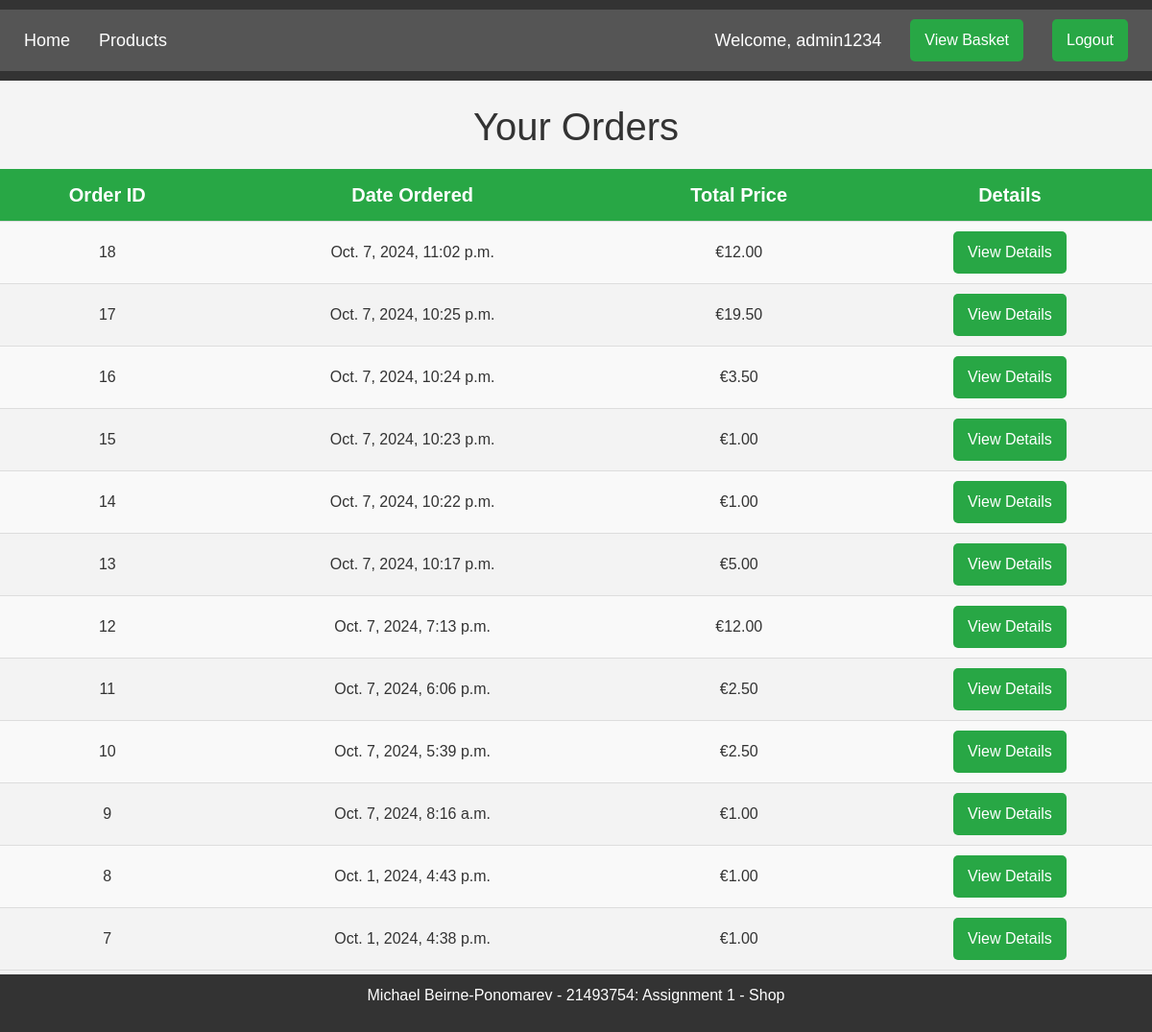
/orders/ (signed in), run on the app's committed database.
### mikeshop/models.py (models this page shows)
class User(AbstractUser):
    pass

class Order(models.Model):
    id = models.AutoField(primary_key=True)
    date_ordered = models.DateTimeField(auto_now_add=True)
    basket_id = models.ForeignKey(Basket, on_delete=models.CASCADE)
    user_id = models.ForeignKey(User, on_delete=models.CASCADE)
    total_price = models.DecimalField(max_digits=6, decimal_places=2, default=0.0)

### mikeshop/views.py (the view)
# urls.py: path('orders/', views.view_orders, name='view_orders'),
@login_required
def view_orders(request):
    orders = Order.objects.filter(user_id=request.user).order_by('-date_ordered')
    return render(request, 'view_orders.html', {'orders': orders})

### mikeshop/templates/view_orders.html (shortened to what this page needs)
{% extends 'base.html' %}
{% block content %}
<br>
<div class="center">
<h1>Your Orders</h1>
</div>
{% if orders %}
    <table>
        <tr>
            <th>Order ID</th>
            <th>Date Ordered</th>
            <th>Total Price</th>
            <th>Details</th>
        </tr>
        {% for order in orders %}
        <tr>
            <td>{{ order.id }}</td>
            <td>{{ order.date_ordered }}</td>
            <td>€{{ order.total_price }}</td>
            <td><a href="{% url 'order_confirmation' order.id %}" class="btn btn-primary">View Details</a></td>
        </tr>
        {% endfor %}
    </table>
{% else %}
    <p>You have no completed orders.</p>
{% endif %}
<div class="center">
<a href="{% url 'products' %}" class="btn btn-primary">Continue Shopping</a>
</div>
{% endblock %}

### mikeshop/templates/base.html (shortened to what this page needs)
<!DOCTYPE html>
<html lang="en">
<head>
    <link href="https://cdn.jsdelivr.net/npm/bootstrap@5.1.3/dist/css/bootstrap.min.css" rel="stylesheet">
    {% load static %}
    <link rel="stylesheet" type="text/css" href="{% static 'css/styling.css' %}">
</head>
<body>
    <header>
        <nav>
            <div class="nav-left">
                <a href="{% url 'index' %}">Home</a>
                <a href="{% url 'products' %}">Products</a>
            </div>
            <div class="nav-right">
            {% if user.is_authenticated %}
            <p>Welcome, {{user.username}}</p>
            <a href="{% url 'view_basket' %}"class="btn btn-primary">View Basket</a>
            <a href="{% url 'logout' %}" class="btn btn-primary">Logout</a>
            {% else %}
            <a href="{% url 'login' %}" class="btn btn-primary">Login</a>
            <a href="{% url 'register' %}" class="btn btn-primary">Register</a>
            {% endif %}
            </div>
        </nav>
    </header>
    <main>
        {% block content %}{% endblock %}
    </main>
    <footer>
        <p>Michael Beirne-Ponomarev - 21493754: Assignment 1 - Shop</p>
    </footer>
</body>
</html>

### mikeshop/static/css/styling.css (style rules this page uses)
body { font-family: 'Arial', sans-serif; margin: 0; padding: 0; background-color: #f4f4f4; color: #333; }
.center { text-align: center; }
header { background-color: #333; color: #fff; padding: 10px 0; text-align: center; }
footer { background-color: #333; color: white; text-align: center; padding: 10px 0; position: fixed; bottom: 0; width: 100%; }
nav { display: flex; justify-content: space-between; background-color: #555; padding: 10px; align-items: center; }
.nav-left { display: flex; align-items: center; }
.nav-right { display: flex; align-items: center; }
nav a { color: white; text-decoration: none; margin: 0 15px; font-size: 18px; }
nav p { color: white; text-decoration: none; margin: 0 15px; font-size: 18px; }
.btn { display: inline-block; padding: 10px 15px; background-color: #28a745; color: white; text-align: center; text-decoration: none; border-radius: 5px; border: none; font-size: 16px; transition: background-color 0.3s ease; }
.btn-primary { background-color: #28a745; }
table { width: 100%; border-collapse: collapse; margin: 20px 0; background-color: #f9f9f9; }
table th { background-color: #28a745; color: white; text-align: left; padding: 12px; font-size: 20px; text-align: center; }
table tr { border-bottom: 1px solid #ddd; }
table tr:nth-child(odd) { background-color: #f2f2f2b8; }
table td { padding: 10px; font-size: 16px; text-align: center; }

### data on the page
User: username "admin1234"
Order: id "18", date_ordered "Oct. 7, 2024, 11:02 p.m.", total_price "12.00"
Order: id "17", date_ordered "Oct. 7, 2024, 10:25 p.m.", total_price "19.50"
Order: id "16", date_ordered "Oct. 7, 2024, 10:24 p.m.", total_price "3.50"
Order: id "15", date_ordered "Oct. 7, 2024, 10:23 p.m.", total_price "1.00"
Order: id "14", date_ordered "Oct. 7, 2024, 10:22 p.m.", total_price "1.00"
Order: id "13", date_ordered "Oct. 7, 2024, 10:17 p.m.", total_price "5.00"
Order: id "12", date_ordered "Oct. 7, 2024, 7:13 p.m.", total_price "12.00"
Order: id "11", date_ordered "Oct. 7, 2024, 6:06 p.m.", total_price "2.50"
Order: id "10", date_ordered "Oct. 7, 2024, 5:39 p.m.", total_price "2.50"
Order: id "9", date_ordered "Oct. 7, 2024, 8:16 a.m.", total_price "1.00"
Order: id "8", date_ordered "Oct. 1, 2024, 4:43 p.m.", total_price "1.00"
Order: id "7", date_ordered "Oct. 1, 2024, 4:38 p.m.", total_price "1.00"
